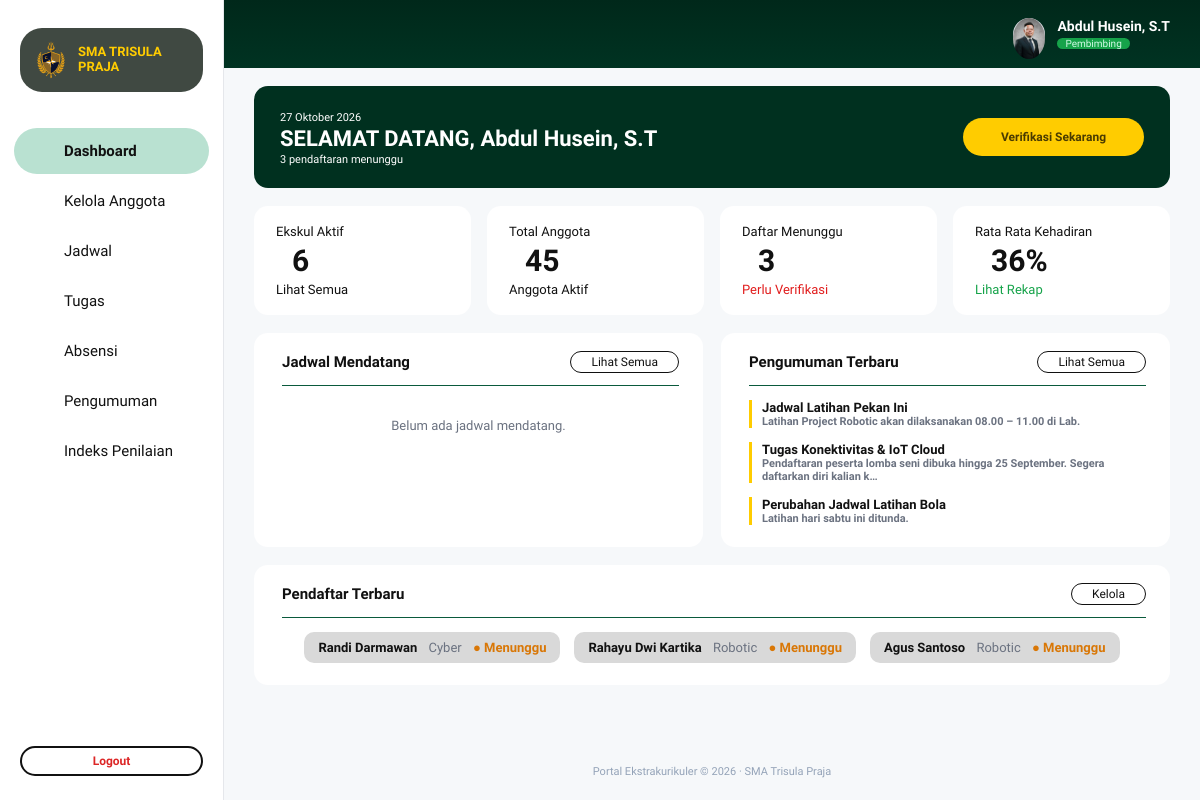
Page /portal-trisula/dashboard_pembimbing.php (signed in) on the committed database.
### tables this page shows
CREATE TABLE `users` (
  `id` int UNSIGNED NOT NULL,
  `username` varchar(50) NOT NULL,
  `password` varchar(255) NOT NULL,
  `nama` varchar(100) NOT NULL,
  `role` enum('siswa','pembimbing') NOT NULL DEFAULT 'siswa',
  `nis` varchar(20) DEFAULT NULL,
  `angkatan` year DEFAULT NULL,
  `kelas` varchar(30) DEFAULT NULL,
  `created_at` timestamp NULL DEFAULT CURRENT_TIMESTAMP
);

CREATE TABLE `info_pengumuman` (
  `id` int UNSIGNED NOT NULL,
  `ekskul_id` int UNSIGNED NOT NULL,
  `penulis` varchar(100) NOT NULL DEFAULT '',
  `judul` varchar(150) NOT NULL,
  `isi` text NOT NULL,
  `created_at` datetime NOT NULL DEFAULT CURRENT_TIMESTAMP
);

CREATE TABLE `ekskul` (
  `id` int UNSIGNED NOT NULL,
  `nama` varchar(100) NOT NULL,
  `deskripsi` varchar(255) NOT NULL,
  `pembimbing` varchar(100) NOT NULL,
  `pembimbing_id` int UNSIGNED DEFAULT NULL,
  `hari` enum('Senin','Selasa','Rabu','Kamis','Jumat','Sabtu','Minggu') NOT NULL,
  `jam_mulai` time NOT NULL,
  `jam_selesai` time NOT NULL,
  `kuota` smallint UNSIGNED NOT NULL
);

### portal-trisula/includes/auth.php (called while the page is built, shortened)
<?php
function e(?string $v): string
{
    return htmlspecialchars($v ?? '', ENT_QUOTES, 'UTF-8');
}
function is_logged_in(): bool
{
    return isset($_SESSION['user']);
}
function require_role(string $role): array
{
    return $_SESSION['user'];
}

### portal-trisula/dashboard_pembimbing.php (the view, shortened to what this page needs)
<?php
require __DIR__ . '/config/database.php';
require __DIR__ . '/includes/auth.php';
require __DIR__ . '/includes/pembimbing_layout.php';
$session = require_role('pembimbing');
$pdo     = db();
$me      = pembimbing_user($pdo, (int) $session['id']);
$pid     = (int) $me['id'];
$today   = date('Y-m-d');
function q_all(PDO $pdo, string $sql, array $p = []): array
{
    try { $st = $pdo->prepare($sql); $st->execute($p); return $st->fetchAll(); }
    catch (PDOException $e) { return []; }
}
function q_one(PDO $pdo, string $sql, array $p = []): int
{
    $r = q_all($pdo, $sql, $p);
    return $r ? (int) array_values($r[0])[0] : 0;
}
function tgl_panjang_pb(string $date): string
{
    static $b = [1 => 'Januari', 'Februari', 'Maret', 'April', 'Mei', 'Juni', 'Juli', 'Agustus', 'September', 'Oktober', 'November', 'Desember'];
    $t = strtotime($date);
    return date('j', $t) . ' ' . $b[(int) date('n', $t)] . ' ' . date('Y', $t);
}
$ekskulAktif  = q_one($pdo, 'SELECT COUNT(*) FROM ekskul WHERE pembimbing_id = ?', [$pid]);
$anggota      = q_one($pdo, "SELECT COUNT(*) FROM pendaftaran p JOIN ekskul e ON e.id = p.ekskul_id WHERE e.pembimbing_id = ? AND p.status = 'disetujui'", [$pid]);
$menunggu     = q_one($pdo, "SELECT COUNT(*) FROM pendaftaran p JOIN ekskul e ON e.id = p.ekskul_id WHERE e.pembimbing_id = ? AND p.status = 'menunggu'", [$pid]);
$abs = q_all($pdo, "SELECT COUNT(*) AS total, COALESCE(SUM(a.status = 'hadir'), 0) AS hadir
                    FROM ekskul_absensi a JOIN ekskul_pertemuan m ON m.id = a.pertemuan_id JOIN ekskul e ON e.id = m.ekskul_id
                    WHERE e.pembimbing_id = ?", [$pid]);
$kehadiran = ($abs && (int) $abs[0]['total'] > 0) ? (int) round((int) $abs[0]['hadir'] / (int) $abs[0]['total'] * 100) : 0;
$jadwal = q_all($pdo, "SELECT m.kegiatan AS judul, m.tanggal, m.jam, m.lokasi, m.ekskul_id
                       FROM ekskul_pertemuan m JOIN ekskul e ON e.id = m.ekskul_id
                       WHERE e.pembimbing_id = ? AND m.tanggal >= ? ORDER BY m.tanggal, m.jam LIMIT 3", [$pid, $today]);
$pengumuman = q_all($pdo, "SELECT a.id, a.judul, a.isi FROM info_pengumuman a JOIN ekskul e ON e.id = a.ekskul_id
                           WHERE e.pembimbing_id = ? ORDER BY a.created_at DESC, a.id DESC LIMIT 3", [$pid]);
$pendaftar  = q_all($pdo, "SELECT u.nama, e.nama AS ekskul, e.id AS eid FROM pendaftaran p
                           JOIN users u ON u.id = p.siswa_id JOIN ekskul e ON e.id = p.ekskul_id
                           WHERE e.pembimbing_id = ? AND p.status = 'menunggu' ORDER BY p.created_at DESC, p.id DESC LIMIT 3", [$pid]);
$eVerif = q_all($pdo, "SELECT e.id FROM ekskul e JOIN pendaftaran p ON p.ekskul_id = e.id AND p.status = 'menunggu'
                       WHERE e.pembimbing_id = ? GROUP BY e.id ORDER BY MIN(p.created_at) LIMIT 1", [$pid]);
$urlVerif = $eVerif ? 'kelola_anggota.php?' . http_build_query(['ekskul' => $eVerif[0]['id'], 'tab' => 'verifikasi']) : 'kelola_anggota.php';
$eAktif = q_all($pdo, "SELECT e.id FROM ekskul e LEFT JOIN pendaftaran p ON p.ekskul_id = e.id AND p.status = 'disetujui'
                       WHERE e.pembimbing_id = ? GROUP BY e.id ORDER BY COUNT(p.id) DESC, e.nama LIMIT 1", [$pid]);
$urlAnggota = $eAktif ? 'kelola_anggota.php?' . http_build_query(['ekskul' => $eAktif[0]['id'], 'tab' => 'aktif']) : 'kelola_anggota.php';
$ringkas = [];
if ($menunggu)     $ringkas[] = $menunggu . ' pendaftaran menunggu';
pembimbing_header('Dashboard', 'dashboard', $me);
?>
<section class="pb-banner">
    <div>
        <small><?= e(tgl_panjang_pb($today)) ?></small>
        <h2>SELAMAT DATANG, <?= e($me['nama']) ?></h2>
        <p><?= $ringkas ? e(implode(' dan ', $ringkas)) : 'Tidak ada yang perlu diproses saat ini' ?></p>
    </div>
    <a class="pb-gold" href="<?= e($urlVerif) ?>">Verifikasi Sekarang</a>
</section>
<section class="pb-stats">
    <article class="pb-stat"><small>Ekskul Aktif</small><strong><?= $ekskulAktif ?></strong><a href="kelola_anggota.php">Lihat Semua</a></article>
    <article class="pb-stat"><small>Total Anggota</small><strong><?= $anggota ?></strong><a href="<?= e($urlAnggota) ?>">Anggota Aktif</a></article>
    <article class="pb-stat"><small>Daftar Menunggu</small><strong><?= $menunggu ?></strong><a class="red" href="<?= e($urlVerif) ?>">Perlu Verifikasi</a></article>
    <article class="pb-stat"><small>Rata Rata Kehadiran</small><strong><?= $kehadiran ?>%</strong><a href="kelola_absensi.php?tab=rekap" class="grn">Lihat Rekap</a></article>
</section>
<section class="pb-two">
    <article class="pb-card">
        <header><h3>Jadwal Mendatang</h3><a class="pb-outline" href="kelola_jadwal.php">Lihat Semua</a></header>
        <div class="pb-list">
            <?php if (!$jadwal): ?><p class="pb-empty">Belum ada jadwal mendatang.</p><?php endif; ?>
        </div>
    </article>
    <article class="pb-card">
        <header><h3>Pengumuman Terbaru</h3><a class="pb-outline" href="kelola_pengumuman.php">Lihat Semua</a></header>
        <div class="pb-list">
            <?php foreach ($pengumuman as $a): ?>
                <a class="pb-ann" href="<?= e('kelola_pengumuman.php?' . http_build_query(['lihat' => $a['id']])) ?>"><b><?= e($a['judul']) ?></b><small><?= e(mb_strimwidth((string) $a['isi'], 0, 90, '…')) ?></small></a>
            <?php endforeach; ?>
        </div>
    </article>
</section>
<section class="pb-card">
    <header><h3>Pendaftar Terbaru</h3><a class="pb-outline" href="<?= e($urlVerif) ?>">Kelola</a></header>
    <div class="pb-chips">
        <?php foreach ($pendaftar as $d): ?>
            <a class="pb-chip" href="<?= e('kelola_anggota.php?' . http_build_query(['ekskul' => $d['eid'], 'tab' => 'verifikasi'])) ?>"><b><?= e($d['nama']) ?></b> <em><?= e(explode(' ', (string) $d['ekskul'])[0]) ?></em> <i>● Menunggu</i></a>
        <?php endforeach; ?>
    </div>
</section>
<?php pembimbing_footer();

### portal-trisula/includes/pembimbing_layout.php (shortened to what this page needs)
<?php
function pembimbing_user(PDO $pdo, int $id): array
{
    $st = $pdo->prepare('SELECT id, nama FROM users WHERE id = ?');
    $st->execute([$id]);
    $u = $st->fetch() ?: ['id' => $id, 'nama' => 'Pembimbing'];
    $u['foto'] = '';
    try {
        $st = $pdo->prepare('SELECT foto FROM pembimbing_profil WHERE user_id = ?');
        $st->execute([$id]);
        $u['foto'] = (string) ($st->fetchColumn() ?: '');
    } catch (PDOException $e) {
    }
    return $u;
}
function pb_icon(string $name): string
{
    $p = [
        'home'      => '<path d="M3 11 12 3l9 8"/><path d="M5 10v10h14V10"/>',
        'users'     => '<circle cx="9" cy="8" r="3.5"/><path d="M2 20a7 7 0 0 1 14 0"/><circle cx="17" cy="9" r="2.5"/><path d="M18 14a5 5 0 0 1 4 5"/>',
        'calendar'  => '<rect x="3" y="5" width="18" height="16" rx="2"/><path d="M3 10h18M8 3v4M16 3v4"/>',
        'tasks'     => '<rect x="5" y="3" width="14" height="18" rx="2"/><path d="M9 8h6M9 12h6M9 16h4"/>',
        'check'     => '<rect x="5" y="3" width="14" height="18" rx="2"/><path d="m9 12 2 2 4-4"/>',
        'megaphone' => '<path d="M3 10v4h4l8 5V5L7 10z"/><path d="M18 9a4 4 0 0 1 0 6"/>',
        'chart'     => '<path d="M4 20V4M4 20h16"/><path d="m8 15 3-4 3 2 4-6"/>',
        'user'      => '<circle cx="12" cy="8" r="4"/><path d="M4 21a8 8 0 0 1 16 0"/>',
    ];
    return '<svg viewBox="0 0 24 24" width="22" height="22" fill="none" stroke="currentColor" stroke-width="2" stroke-linecap="round" stroke-linejoin="round" aria-hidden="true">' . ($p[$name] ?? '') . '</svg>';
}
function pembimbing_header(string $title, string $active, array $user): void
{
    $menu = [
        'dashboard'  => ['Dashboard',        'dashboard_pembimbing.php', 'home'],
        'anggota'    => ['Kelola Anggota',   'kelola_anggota.php',       'users'],
        'jadwal'     => ['Jadwal',           'kelola_jadwal.php',        'calendar'],
        'tugas'      => ['Tugas',            'kelola_tugas.php',         'tasks'],
        'absensi'    => ['Absensi',          'kelola_absensi.php',       'check'],
        'pengumuman' => ['Pengumuman',       'kelola_pengumuman.php',    'megaphone'],
        'penilaian'  => ['Indeks Penilaian', 'kelola_penilaian.php',    'chart'],
    ];
    ?>
<!DOCTYPE html>
<html lang="id">
<head>
    <link rel="stylesheet" href="assets/css/pembimbing.css?v=<?= (int) @filemtime(__DIR__ . '/../assets/css/pembimbing.css') ?>">
    <link rel="stylesheet" href="assets/css/pembimbing_kelola.css?v=<?= (int) @filemtime(__DIR__ . '/../assets/css/pembimbing_kelola.css') ?>">
</head>
<body class="pb">
<aside class="pb-side">
    <a href="dashboard_pembimbing.php" class="pb-logo">
        <img src="assets/img/logo.png" alt="" onerror="this.style.display='none'">
        <b>SMA TRISULA<br>PRAJA</b>
    </a>
    <nav>
        <?php foreach ($menu as $key => [$label, $href, $ico]): ?>
            <a href="<?= e($href) ?>" class="<?= $key === $active ? 'on' : '' ?>"><?= pb_icon($ico) ?> <span><?= e($label) ?></span></a>
        <?php endforeach; ?>
    </nav>
    <a href="logout.php" class="pb-logout">Logout</a>
</aside>
<div class="pb-main">
    <header class="pb-top">
        <?php $linkProfil = is_file(__DIR__ . '/../profil_pembimbing.php'); ?>
        <<?= $linkProfil ? 'a href="profil_pembimbing.php"' : 'div' ?> style="display:flex;align-items:center;gap:12px;color:inherit;text-decoration:none">
            <span class="pb-ava"><?php if (!empty($user['foto'])): ?><img src="<?= e($user['foto']) ?>" alt="" style="width:100%;height:100%;object-fit:cover;border-radius:50%"><?php else: ?><?= pb_icon('user') ?><?php endif; ?></span>
            <div><b><?= e($user['nama']) ?></b><em>Pembimbing</em></div>
        </<?= $linkProfil ? 'a' : 'div' ?>>
    </header>
    <main class="pb-page">
<?php
}
function pembimbing_footer(): void
{
    ?>
    </main>
    <footer class="pb-foot">Portal Ekstrakurikuler © <?= date('Y') ?> · SMA Trisula Praja</footer>
</div>
</body>
</html>
<?php
}

### portal-trisula/assets/css/pembimbing.css (style rules this page uses)
:root { --g:#003322; --g2:#00301f; --mint:#b9e1d1; --gold:#ffcc00; --line:#d6dbe0; --bg:#f6f8fa; --mut:#6b7280; }
* { box-sizing:border-box; margin:0; padding:0; }
body.pb { font-family:'Nunito Sans',system-ui,sans-serif; background:var(--bg); color:#111; display:flex; min-height:100vh; font-size:14px; }
a { color:inherit; text-decoration:none; }
.pb-side { width:224px; flex:0 0 224px; background:#fff; border-right:1px solid #e5e7eb; display:flex; flex-direction:column; padding:28px 14px 24px; position:sticky; top:0; height:100vh; }
.pb-logo { display:flex; align-items:center; gap:8px; background:#404942; border-radius:22px; padding:12px 12px; color:var(--gold); font-size:13px; font-weight:800; line-height:1.15; margin:0 6px 36px; min-height:64px; }
.pb-logo img { width:38px; height:38px; object-fit:contain; }
.pb-side nav { display:flex; flex-direction:column; gap:4px; }
.pb-side nav a { display:flex; align-items:center; gap:14px; padding:12px 14px; border-radius:999px; font-size:15px; color:#111; }
.pb-side nav a.on { background:var(--mint); font-weight:700; }
.pb-logout { margin:auto 6px 0; border:2px solid #111; border-radius:999px; text-align:center; padding:6px 0; color:#dc2626; font-size:12px; font-weight:700; }
.pb-main { flex:1; min-width:0; display:flex; flex-direction:column; }
.pb-top { height:68px; background:linear-gradient(180deg,#00281a,#003322); display:flex; justify-content:flex-end; align-items:center; gap:12px; padding:0 30px; color:#fff; }
.pb-top b { display:block; font-size:14px; }
.pb-top em { display:inline-block; font-style:normal; background:#16a34a; color:#d1fae5; font-size:10px; border-radius:999px; padding:0 8px; }
.pb-ava { width:32px; height:32px; border-radius:50%; background:#d1d5db; color:#374151; display:grid; place-items:center; }
.pb-page { flex:1; padding:18px 30px 30px; display:flex; flex-direction:column; gap:18px; }
.pb-foot { text-align:center; font-size:11px; color:#94a3b8; padding:22px; }
.pb-empty { padding:18px 0; text-align:center; color:var(--mut); font-size:13px; grid-column:1 / -1; }
.pb-banner { background:var(--g2); color:#fff; border-radius:14px; padding:22px 26px; display:flex; justify-content:space-between; align-items:center; gap:16px; }
.pb-banner small { font-size:11px; }
.pb-banner h2 { font-size:22px; font-weight:700; margin:2px 0; }
.pb-banner p { font-size:11px; }
.pb-gold { background:var(--gold); color:#4a3b00; font-weight:700; font-size:12px; border-radius:999px; padding:12px 38px; white-space:nowrap; }
.pb-stats { display:grid; grid-template-columns:repeat(4,1fr); gap:16px; }
.pb-stat { background:#fff; border-radius:14px; padding:18px 22px; display:flex; flex-direction:column; gap:4px; }
.pb-stat small { font-size:13px; }
.pb-stat strong { font-size:30px; font-weight:800; padding-left:16px; }
.pb-stat span, .pb-stat a { font-size:13px; }
.pb-stat .red { color:#e11d1d; }
.pb-stat .grn { color:#16a34a; }
.pb-two { display:grid; grid-template-columns:1fr 1fr; gap:18px; }
.pb-card { background:#fff; border-radius:14px; padding:18px 28px 22px; }
.pb-card > header { display:flex; justify-content:space-between; align-items:center; padding-bottom:12px; border-bottom:1.5px solid #0a5a3c; margin:0 -4px 14px 0; }
.pb-card h3 { font-size:15px; font-weight:800; }
.pb-outline { border:1.5px solid #111; border-radius:999px; padding:3px 20px; font-size:12px; }
.pb-list { display:flex; flex-direction:column; gap:14px; }
.pb-ann { border-left:3px solid var(--gold); padding-left:10px; }
.pb-ann b { display:block; font-size:13px; }
.pb-ann small { font-size:11px; color:#6b7280; font-weight:700; }
.pb-chips { display:flex; flex-wrap:wrap; gap:14px; justify-content:center; }
.pb-chip { background:#d9d9d9; border-radius:10px; padding:8px 14px; font-size:13px; }
.pb-chip em { font-style:normal; color:#6b7280; margin:0 8px; }
.pb-chip i { font-style:normal; color:#d97706; font-weight:700; }
a.pb-item, a.pb-ann { display:flex; color:inherit; }
a.pb-ann { flex-direction:column; }
a.pb-chip { display:inline-block; color:inherit; }
.pb-stat a { text-decoration:none; }
.pb-stat a.red { color:#e11d1d; }

### rows in the picture
users: nama "Abdul Husein, S.T"
info_pengumuman: judul "Jadwal Latihan Pekan Ini", isi "Latihan Project Robotic akan dilaksanakan 08.00 – 11.00 di Lab."
info_pengumuman: judul "Tugas Konektivitas & IoT Cloud", isi "Pendaftaran peserta lomba seni dibuka hingga 25 September. Segera daftarkan diri kalian k…"
info_pengumuman: judul "Perubahan Jadwal Latihan Bola", isi "Latihan hari sabtu ini ditunda."
ekskul: users.nama "Randi Darmawan", nama "Cyber"
ekskul: users.nama "Rahayu Dwi Kartika", nama "Robotic", users.nama "Agus Santoso"

### other values in the picture
$label "Dashboard"
$label "Kelola Anggota"
$label "Jadwal"
$label "Tugas"
$label "Absensi"
$label "Pengumuman"
$label "Indeks Penilaian"
implode(' dan ', $ringkas) "3 pendaftaran menunggu"
$ekskulAktif "6"
$anggota "45"
$menunggu "3"
$kehadiran "36"
